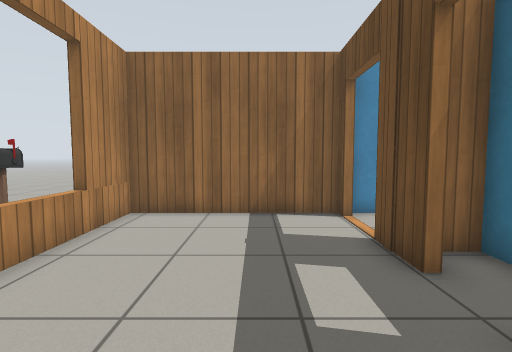
[1] (above)

13 first-person views from a walk through a world built for the Gazebo simulator. The camera is 0.9 m above the floor, tilts 4° down and sees 85° across. Floor lines are 1 m apart. The floor is counted in squares, 0.5 m on a side. Each view is taken from the middle of a square. On the plan, view 1 faces up. The plan holds only what a view shows up to about 15 squares ahead; the rest is blank. Simple patterns stand in for the simulator's built-in surfaces. Some stock models are drawn as simple stand-ins. Some surface patterns are stand-ins.

[2]
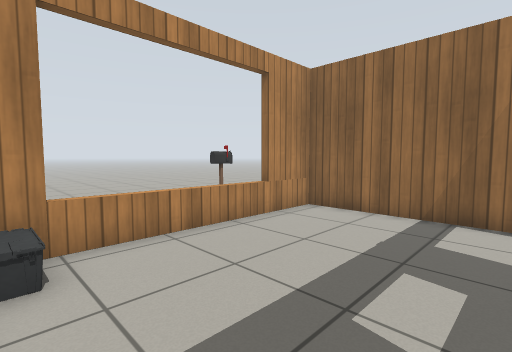

[3]
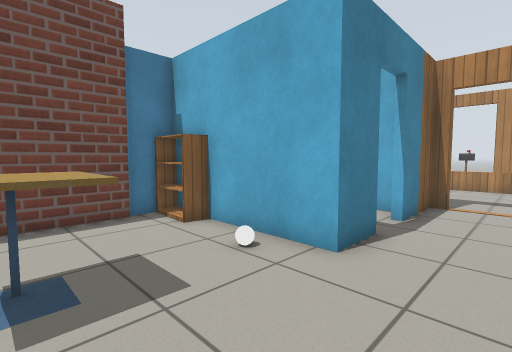

[4]
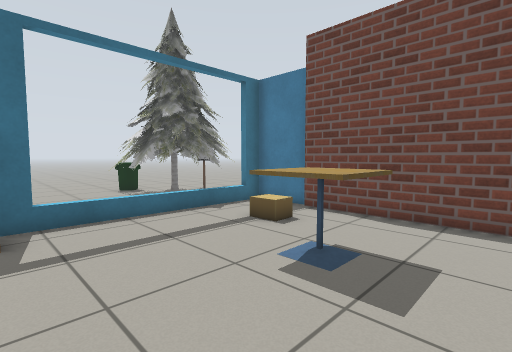

[5]
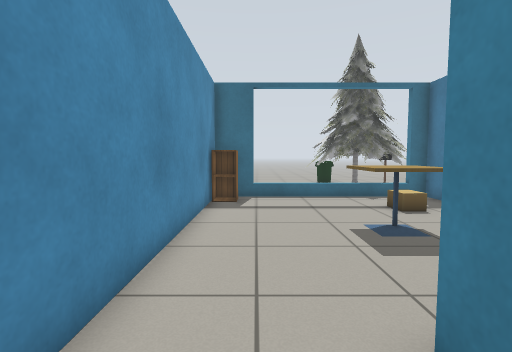

[6]
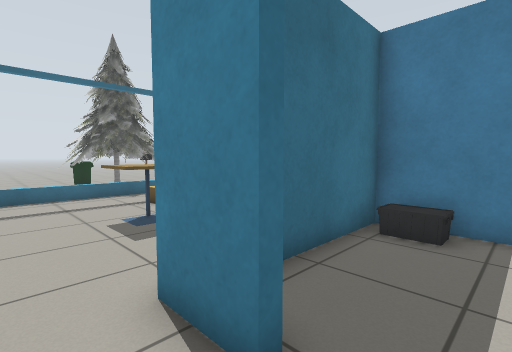

[7]
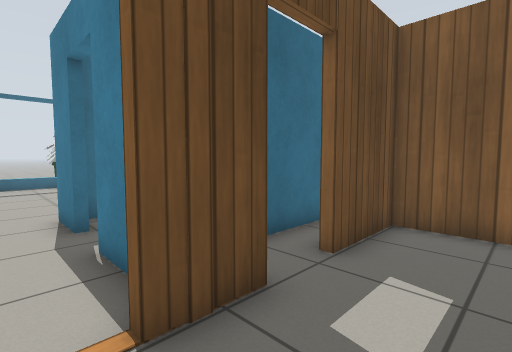

[8]
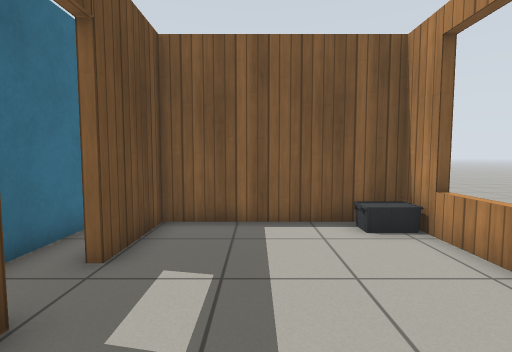

[9]
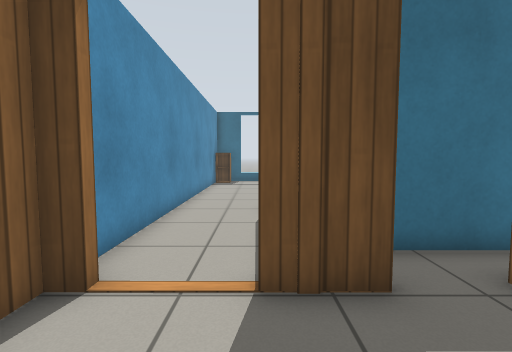

[10]
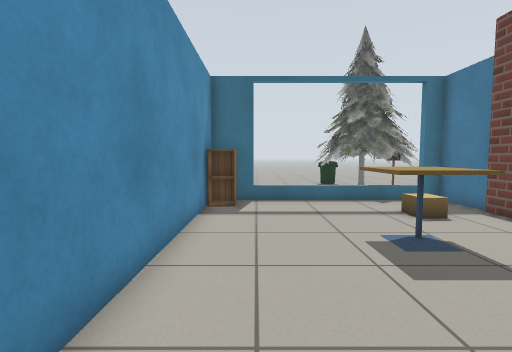

[11]
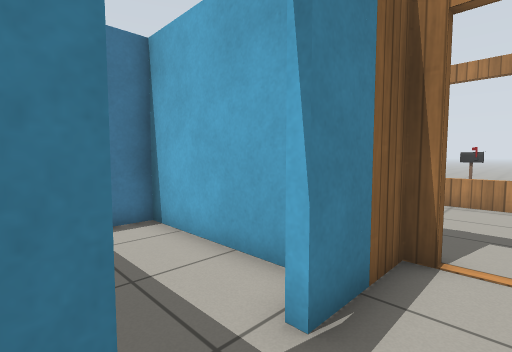

[12]
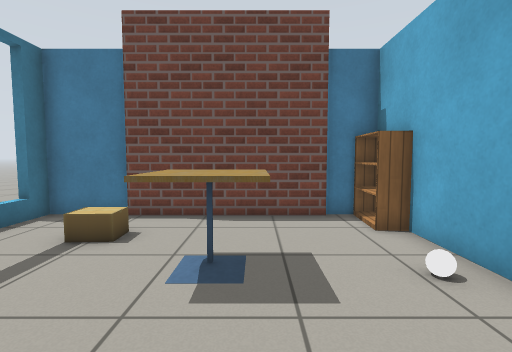

[13]
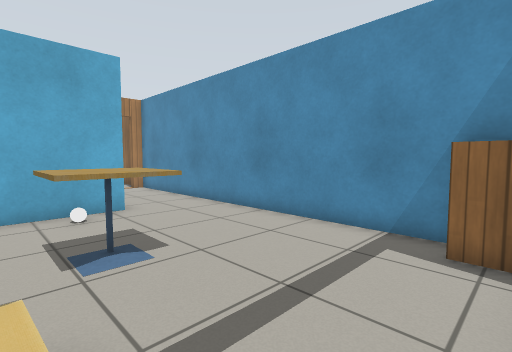

### Floor plan
Points are (right, up) in squares from view 1. A wall is a line through its corners. A room is listed if a view was taken in it or the views show most of it. See-through windows are left out.
Room 1 (views 1, 2, 5, 6, 7, 8, 9, 10, 11)
walls: (3, 4.2) (2.6, 4.2) (2.6, 6) (2.9, 6) (2.9, 5.5) (5.7, 5.5); (3, 8.2) (2.6, 8.2) (2.6, 8.8) (-4, 8.8) (-4, -0.6) (2.6, -0.6) (2.6, 2.4) (3, 2.4); (4.2, 0.1) (4.2, 5.2); (7.5, 5.5) (9.3, 5.5); (10.5, 8.8) (3, 8.8)
ways out: opening at (9.7, 7) to room 2; open door at (6.5, 5) to room 3
objects: other object (-3, 0)
Room 2 (views 3, 4, 12, 13)
walls: (16.9, -0.6) (19.4, -0.6) (19.4, 8.8) (10.5, 8.8); (9.3, 5.5) (9.3, -0.6) (10.9, -0.6)
ways out: opening at (9.7, 7) to room 1
objects: bookshelf (10, 0) to (10, 1); white ball (10, 4); brick block (12, -1) to (16, -1); cafe table (13, 3) to (14, 4); cardboard box (16, 2) to (17, 2); cabinet (18, 8) to (19, 8)
Room 3 (no view inside)
walls: (4.5, 4.9) (4.5, -0.6) (9, -0.6) (9, 4.9)
ways out: open door at (6.5, 5) to room 1
objects: other object (7, 0) to (8, 0)

Where each view was taken, in squares from view 1:
view 1: 0 up, 0 right, facing up
view 2: 0 up, 2 right, facing up-left
view 3: 8 up, 14 right, facing down-left
view 4: 8 up, 11 right, facing down-right
view 5: 7 up, 7 right, facing right
view 6: 7 up, 6 right, facing down-right
view 7: 7 up, 0 right, facing down-right
view 8: 7 up, 0 right, facing down
view 9: 6 up, 1 left, facing right
view 10: 7 up, 8 right, facing right
view 11: 7 up, 8 right, facing down-left
view 12: 8 up, 13 right, facing down
view 13: 2 up, 19 right, facing up-left
